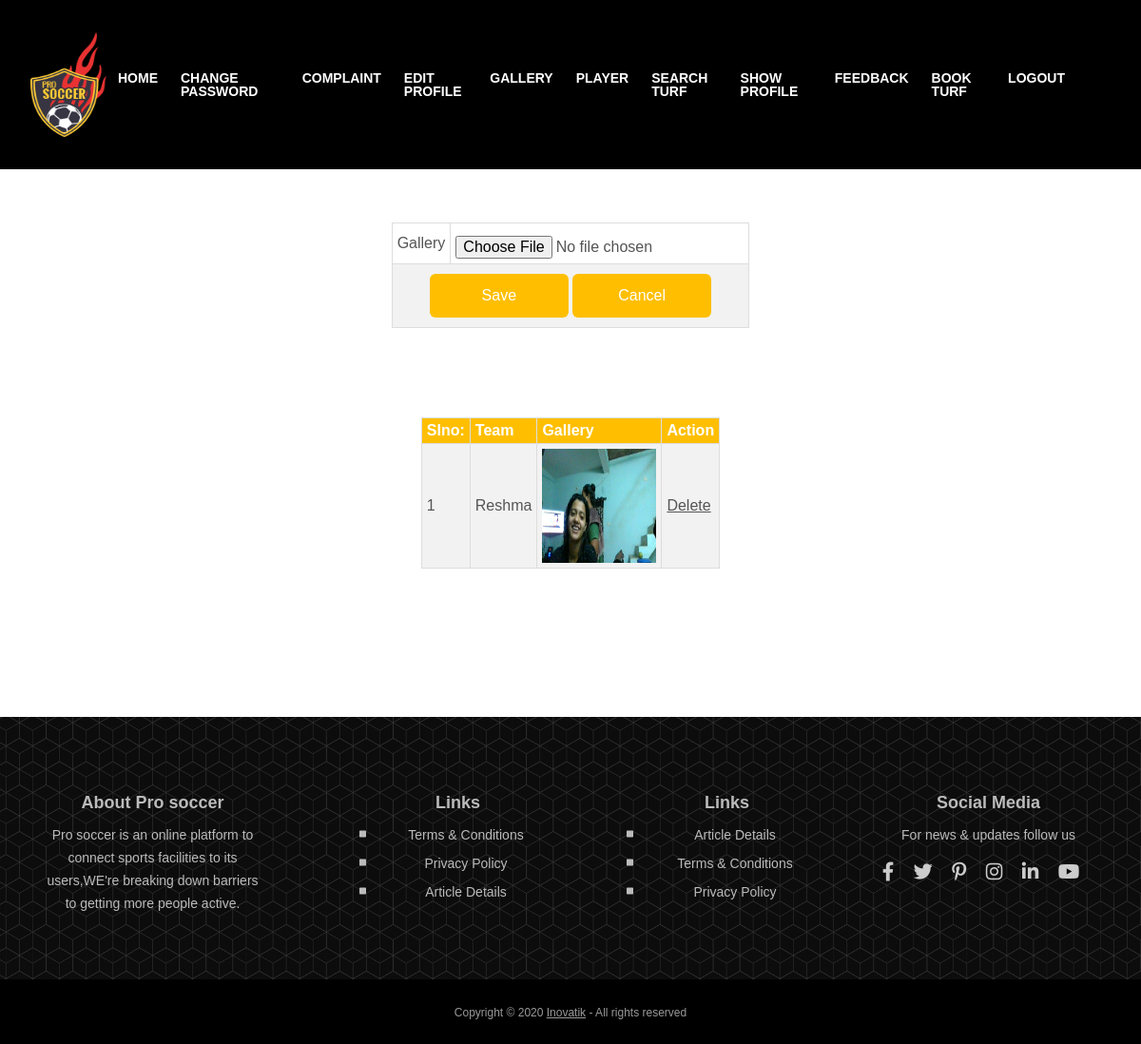
The app's page /Project/Team/Gallery.php (signed in) with its own data.
### tables this page shows
CREATE TABLE `tbl_teamgallery` (
  `tgallery_id` int(50) NOT NULL auto_increment,
  `team_id` int(50) NOT NULL,
  `tgallery_img` varchar(5000) NOT NULL,
  PRIMARY KEY  (`tgallery_id`)
);

CREATE TABLE `tbl_team` (
  `team_id` int(50) NOT NULL auto_increment,
  `team_name` varchar(100) NOT NULL,
  `team_contact` int(50) NOT NULL,
  `team_email` varchar(100) NOT NULL,
  `place_id` int(50) NOT NULL,
  `team_photo` varchar(1000) NOT NULL,
  `team_username` varchar(100) NOT NULL,
  `team_password` varchar(100) NOT NULL,
  `team_status` varchar(50) NOT NULL default '0',
  PRIMARY KEY  (`team_id`)
);

### Project/Team/Gallery.php (the view, shortened to what this page needs)
<?php
		 include("Links.php");
		 include("Head.php");
?>
<!DOCTYPE html PUBLIC "-//W3C//DTD XHTML 1.0 Transitional//EN" "http://www.w3.org/TR/xhtml1/DTD/xhtml1-transitional.dtd">
<html xmlns="http://www.w3.org/1999/xhtml">
<head>
</head>
<body>
<div id="tab" align="center">
<form action="" method="post" enctype="multipart/form-data" name="form1" id="form1">
<div align="center">
  <table width="200" border="1">
    <tr>
      <td>Gallery</td>
      <td><label for="fileGallery"></label>
      <input type="file" required="required" name="fileGallery" id="fileGallery"  required="required"/></td>
    </tr>
    <tr>
      <td colspan="2"><div align="center"><input type="submit" name="btnSave" id="btnSave" value="Save" />        <input type="submit" name="btnCancel" id="btnCancel" value="Cancel" /></div></td>
    </tr>
  </table>
  </div>
</form>
<br/><br/><br/>
<table border="1" cellpadding="4" align="center">
<tr>
<th>Slno:</th>
<th>Team</th>
<th>Gallery</th>
<th>Action</th>
</tr>
<?php
$i=0;
$sel="select * from tbl_teamgallery tg  inner join tbl_team t on tg.team_id=t.team_id where t.team_id='".$_SESSION["tid"]."'";
$datas=mysql_query($sel,$conn);
while($row=mysql_fetch_array($datas))
{
?>
<tr>
<td><?php echo $i=$i+1 ?></td>
<td><?php echo $row["team_name"]?></td>
<td><img src="../Assets/Images/<?php echo $row["tgallery_img"]?>"  width="120" height="120"/></td>
<td><a href="Gallery.php?delid=<?php echo $row["tgallery_id"];?>">Delete</a>
</td>
</tr>
<?php
}
?>
</table>
</body>
<br />
<br /><br />
<br /><br />
<br />
<?php
include("Foot.php");
?>
</html>

### Project/Template/User/css/styles.css (style rules this page uses)
body, html { width: 100%; height: 100%; }
body, p { color: #555; font: 400 1rem/1.625rem "Montserrat", sans-serif; }
a { color: #555; text-decoration: underline; }

### Project/Template/form.css (style rules this page uses)
#tab { font-family: "Trebuchet MS", Arial, Helvetica, sans-serif; border-collapse: collapse; width: 100%; }
#tab td, #tab th { border: 1px solid #ddd; padding: 5px; }
#tab tr:nth-child(even) { background-color: #f2f2f2; }
#tab th { padding-top: 4px; padding-bottom: 4px; text-align: left; background-color:#ffbf00; color: white; }
input[type=submit] { width: 40%; background-color: #ffbf00; color: white; padding: 14px 20px; margin: 5px 0; border: none; border-radius: 6px; cursor: pointer; }

### records on screen
tbl_teamgallery: team.team_name "Reshma", tgallery_img (picture)
